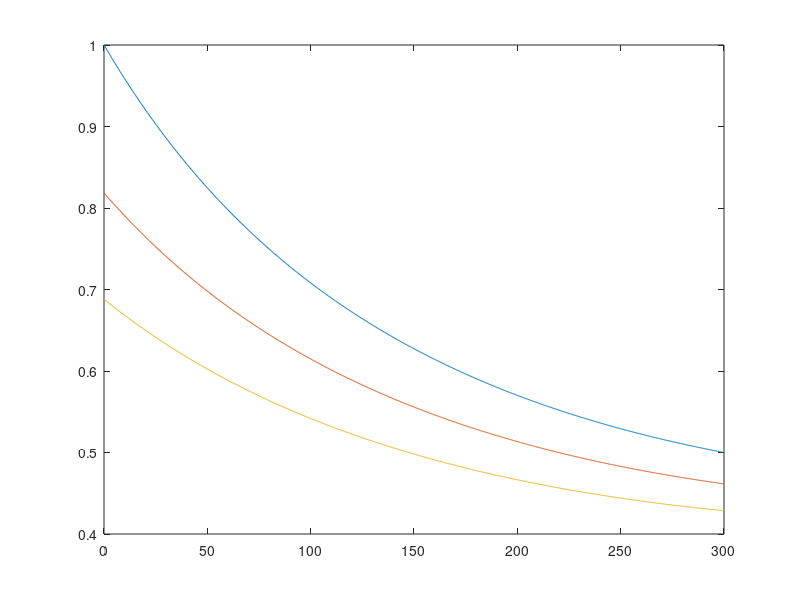

The MATLAB script that drew this image: (Note: this script raises an error after producing the figure.)
T=linspace(0,300,1001);
T300=300;
Tp=[300 350 400];

Et0=-1.3;
for k=1:length(Tp)
 Et=Et0+1e-3*T;
 
 
 y(k,:)=((Tp(k)+T)/T300).^Et;
 y0(k,:)=((Tp(k)+T)/T300).^Et0;
end

figure, plot(T,y), hold on, 
ResetColor
plot(T,y0,'--')